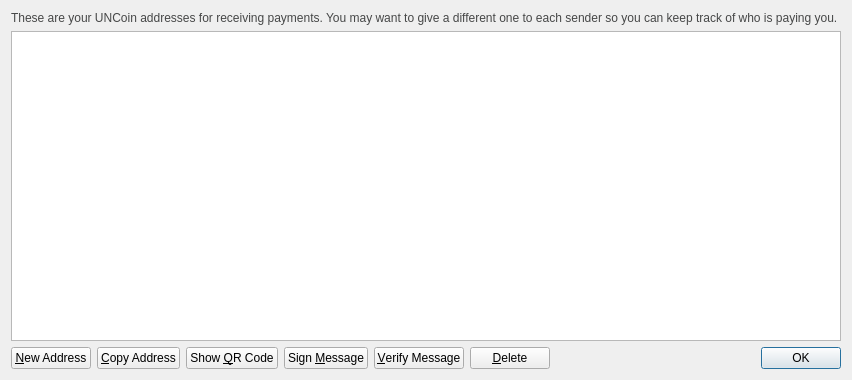
<?xml version="1.0" encoding="UTF-8"?>
<ui version="4.0">
 <class>AddressBookPage</class>
 <widget class="QWidget" name="AddressBookPage">
  <property name="geometry">
   <rect>
    <x>0</x>
    <y>0</y>
    <width>852</width>
    <height>380</height>
   </rect>
  </property>
  <property name="windowTitle">
   <string>Address Book</string>
  </property>
  <layout class="QVBoxLayout" name="verticalLayout">
   <item>
    <widget class="QLabel" name="labelExplanation">
     <property name="styleSheet">
      <string notr="true">#labelExplanation { color: #464747; }</string>
     </property>
     <property name="text">
      <string>These are your UNCoin addresses for receiving payments. You may want to give a different one to each sender so you can keep track of who is paying you.</string>
     </property>
     <property name="textFormat">
      <enum>Qt::PlainText</enum>
     </property>
     <property name="wordWrap">
      <bool>true</bool>
     </property>
    </widget>
   </item>
   <item>
    <widget class="QTableView" name="tableView">
     <property name="contextMenuPolicy">
      <enum>Qt::CustomContextMenu</enum>
     </property>
     <property name="toolTip">
      <string>Double-click to edit address or label</string>
     </property>
     <property name="tabKeyNavigation">
      <bool>false</bool>
     </property>
     <property name="alternatingRowColors">
      <bool>true</bool>
     </property>
     <property name="selectionMode">
      <enum>QAbstractItemView::SingleSelection</enum>
     </property>
     <property name="selectionBehavior">
      <enum>QAbstractItemView::SelectRows</enum>
     </property>
     <property name="sortingEnabled">
      <bool>true</bool>
     </property>
     <attribute name="verticalHeaderVisible">
      <bool>false</bool>
     </attribute>
    </widget>
   </item>
   <item>
    <layout class="QHBoxLayout" name="horizontalLayout">
     <item>
      <widget class="QPushButton" name="newAddressButton">
       <property name="toolTip">
        <string>Create a new address</string>
       </property>
       <property name="text">
        <string>&amp;New Address</string>
       </property>
       <property name="icon">
        <iconset resource="../bitcoin.qrc">
         <normaloff>:/icons/add</normaloff>:/icons/add</iconset>
       </property>
      </widget>
     </item>
     <item>
      <widget class="QPushButton" name="copyToClipboard">
       <property name="toolTip">
        <string>Copy the currently selected address to the system clipboard</string>
       </property>
       <property name="text">
        <string>&amp;Copy Address</string>
       </property>
       <property name="icon">
        <iconset resource="../bitcoin.qrc">
         <normaloff>:/icons/editcopy</normaloff>:/icons/editcopy</iconset>
       </property>
      </widget>
     </item>
     <item>
      <widget class="QPushButton" name="showQRCode">
       <property name="text">
        <string>Show &amp;QR Code</string>
       </property>
       <property name="icon">
        <iconset resource="../bitcoin.qrc">
         <normaloff>:/icons/qrcode</normaloff>:/icons/qrcode</iconset>
       </property>
      </widget>
     </item>
     <item>
      <widget class="QPushButton" name="signMessage">
       <property name="toolTip">
        <string>Sign a message to prove you own a UNCoin address</string>
       </property>
       <property name="text">
        <string>Sign &amp;Message</string>
       </property>
       <property name="icon">
        <iconset resource="../bitcoin.qrc">
         <normaloff>:/icons/edit</normaloff>:/icons/edit</iconset>
       </property>
      </widget>
     </item>
     <item>
      <widget class="QPushButton" name="verifyMessage">
       <property name="toolTip">
        <string>Verify a message to ensure it was signed with a specified UNCoin address</string>
       </property>
       <property name="text">
        <string>&amp;Verify Message</string>
       </property>
       <property name="icon">
        <iconset resource="../bitcoin.qrc">
         <normaloff>:/icons/transaction_0</normaloff>:/icons/transaction_0</iconset>
       </property>
      </widget>
     </item>
     <item>
      <widget class="QPushButton" name="deleteButton">
       <property name="toolTip">
        <string>Delete the currently selected address from the list</string>
       </property>
       <property name="text">
        <string>&amp;Delete</string>
       </property>
       <property name="icon">
        <iconset resource="../bitcoin.qrc">
         <normaloff>:/icons/remove</normaloff>:/icons/remove</iconset>
       </property>
      </widget>
     </item>
     <item>
      <spacer name="horizontalSpacer">
       <property name="orientation">
        <enum>Qt::Horizontal</enum>
       </property>
       <property name="sizeHint" stdset="0">
        <size>
         <width>40</width>
         <height>20</height>
        </size>
       </property>
      </spacer>
     </item>
     <item>
      <widget class="QDialogButtonBox" name="buttonBox">
       <property name="sizePolicy">
        <sizepolicy hsizetype="Maximum" vsizetype="Fixed">
         <horstretch>0</horstretch>
         <verstretch>0</verstretch>
        </sizepolicy>
       </property>
       <property name="standardButtons">
        <set>QDialogButtonBox::Ok</set>
       </property>
      </widget>
     </item>
    </layout>
   </item>
  </layout>
 </widget>
 <resources>
  <include location="../bitcoin.qrc"/>
 </resources>
 <connections/>
</ui>
